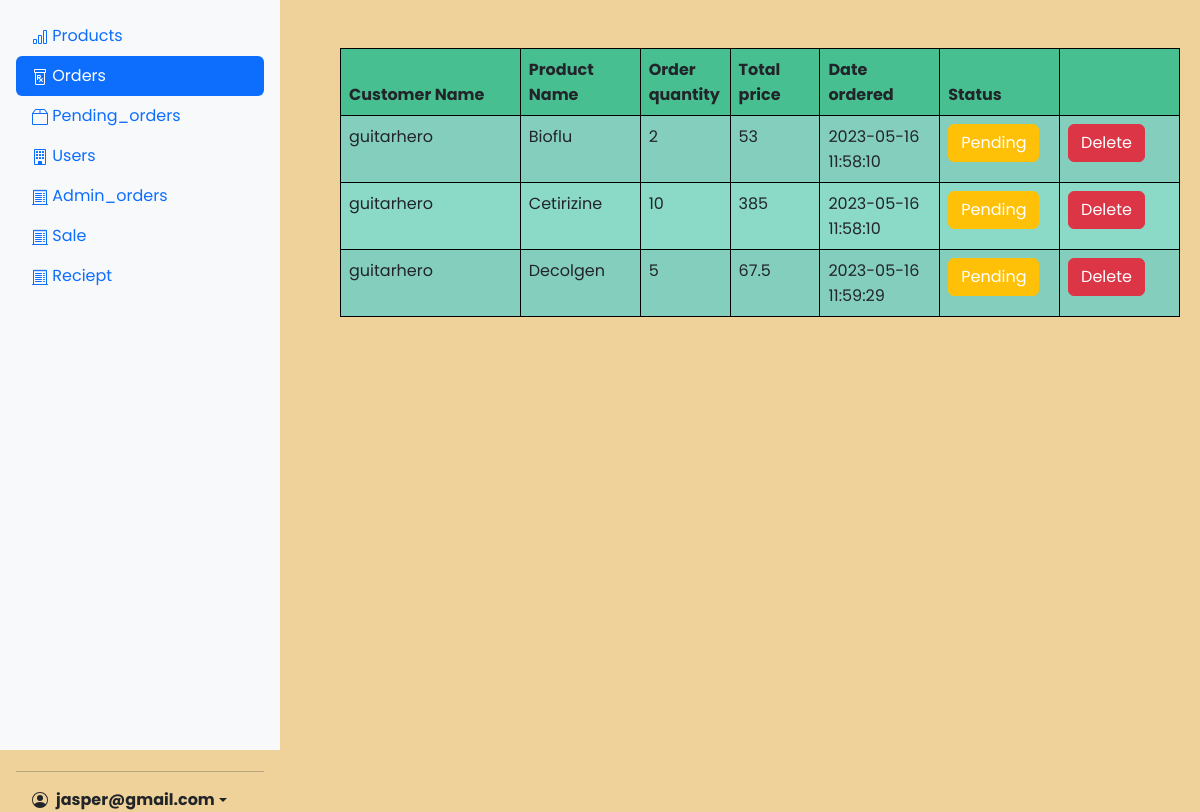
/admin_orders.php (signed in), run on the app's committed database.
### tables this page shows
CREATE TABLE `orders` (
  `orders_id` int(11) NOT NULL,
  `product_id` int(11) NOT NULL,
  `users_id` int(11) NOT NULL,
  `order_quantity` int(11) NOT NULL,
  `total_price` float NOT NULL,
  `date_ordered` datetime NOT NULL,
  `status` enum('Partial','Pending','Ready') NOT NULL DEFAULT 'Partial'
);

CREATE TABLE `users` (
  `id` int(10) NOT NULL,
  `email` varchar(50) NOT NULL,
  `username` varchar(50) NOT NULL,
  `password` varchar(250) NOT NULL,
  `registration` timestamp NOT NULL DEFAULT current_timestamp(),
  `usertype` enum('Customer','Admin') DEFAULT 'Customer'
);

CREATE TABLE `products` (
  `product_id` int(11) NOT NULL,
  `name` varchar(250) NOT NULL,
  `description` varchar(250) NOT NULL,
  `quantity` int(11) NOT NULL,
  `availability` enum('Available','Unavailable') NOT NULL DEFAULT 'Unavailable',
  `product_price` float NOT NULL
);

### admin_orders.php (the view, shortened to what this page needs)
<?php
include("sidenav.php");
$host = "localhost";
$user = "root";
$pass = "";
$db = "pharmacy_inventory_db";
$conn = mysqli_connect($host, $user, $pass, $db);
$pending = "Pending";
$ready = "Ready";
$sql = "SELECT `orders_id`, `product_id`, `users_id`, `order_quantity`, `total_price`, `date_ordered`, `status` FROM `orders` WHERE `status` = '$pending' OR `status` = '$ready'";
$result = $conn->query($sql);
?>
<!DOCTYPE html>
<html lang="en">
<head>
    <link rel="stylesheet" href="css\style(code).css" />
    <link href="css/bootstrap.min.css" rel="stylesheet">
    <link rel="stylesheet" href="https://cdnjs.cloudflare.com/ajax/libs/font-awesome/5.15.4/css/all.min.css" />
</head>
<body>
    <br><br>
    <table class="table table-striped" style="width: 70%; margin-left: 340px;">
        <thead>
            <tr>
                <th scope="col" style="width: 15%">Customer Name</th>
                <th scope="col" style="width: 10%">Product Name</th>
                <th scope="col" style="width: 7.5%">Order quantity</th>
                <th scope="col" style="width: 7.5%">Total price</th>
                <th scope="col" style="width: 10%">Date ordered</th>
                <th scope="col" style="width: 10%">Status</th>
                <th scope="col" style="width: 10%"></th>
            </tr>
        </thead>
        <tbody>
            <?php
            if ($result->num_rows > 0) {
                while ($row = $result->fetch_assoc()) {
                    $temp = $row["product_id"];
                    $pname_query = "SELECT `name` FROM `products` WHERE `product_id` = $temp";
                    $pname_result = $conn->query($pname_query);
                    $pname_row = $pname_result->fetch_assoc();
                    $pname = $pname_row['name'];
                    $temp2 = $row["users_id"];
                    $uname_query = "SELECT `username` FROM `users` WHERE `id` = $temp2";
                    $uname_result = $conn->query($uname_query);
                    $uname_row = $uname_result->fetch_assoc();
                    $uname = $uname_row['username'];
                    echo "<tr>
        <form action='" . $_SERVER['PHP_SELF'] . "' method='POST'>
        <td>" . $uname . "</td>
        <td>" . $pname . "</td>
        <td>" . $row["order_quantity"] . "</td>
        <td>" . $row["total_price"] . "</td>
        <td>" . $row["date_ordered"] . "</td>
        <td>";
                    if ($row["status"] == "Ready") {
                        echo "<button type='submit' class='btn btn-info' style='color:#FFF;' name='ready' value='" . $row["orders_id"] . "'>Ready</button>";
                    } else {
                        echo "<button type='submit' class='btn btn-warning' style='color:#FFF;' name='pending' value='" . $row["orders_id"] . "'>Pending</button>";
                    }
                    echo "</td>
        <td>
        <input type='hidden' name='orders_id' value='" . $row["orders_id"] . "'>
        <button type='submit' class='btn btn-danger' name='delete' value='" . $row["orders_id"] . "'>Delete</button></td>
        </form>
        </tr>";
                }
            } else {
                echo "<tr><td colspan='8' style='text-align:center;'>No products available</td></tr>";
            }
            ?>
    </table>
</body>
</html>

### css/style(code).css (style rules this page uses)
* { margin: 0; padding: 0; font-family: "Poppins", sans-serif; }
body { background: linear-gradient(to bottom, rgba(239, 209, 154, 1) 0%, rgba(239, 209, 154, 1) 100%); }
table { position: relative; background-color: #8BD9C7; margin-left:auto; margin-right:auto; border-collapse: collapse; table-layout: fixed; margin: 0 auto; }
thead { background-color: #48BF91; }

### admin_orders.php (style rules this page uses)
th, td { border: 1px solid black; padding: 8px; text-align: left; }

### data on the page
orders: users.username "guitarhero", product.name "Bioflu", order_quantity "2", total_price "53", date_ordered "2023-05-16 11:58:10", $row["orders_id"] 223 (drawn)
orders: users.username "guitarhero", product.name "Cetirizine", order_quantity "10", total_price "385", date_ordered "2023-05-16 11:58:10", $row["orders_id"] 224 (drawn)
orders: users.username "guitarhero", product.name "Decolgen", order_quantity "5", total_price "67.5", date_ordered "2023-05-16 11:59:29", $row["orders_id"] 231 (drawn)

### other printed values
$_SESSION['email'] "jasper@gmail.com"
